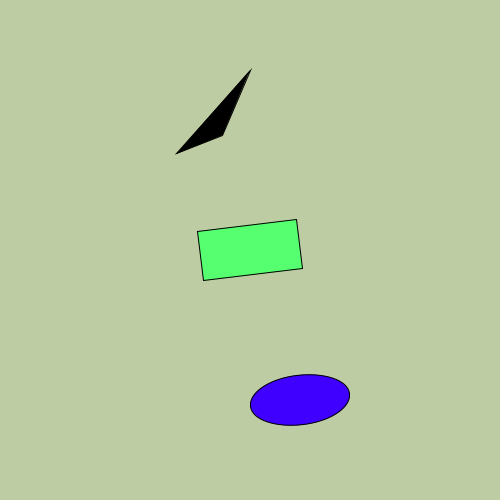
Frame 1 (no input)
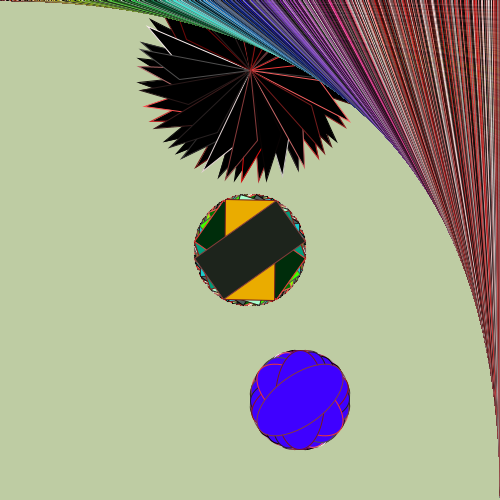
Frame 60 (the mouse pressed at the canvas centre just before this capture)
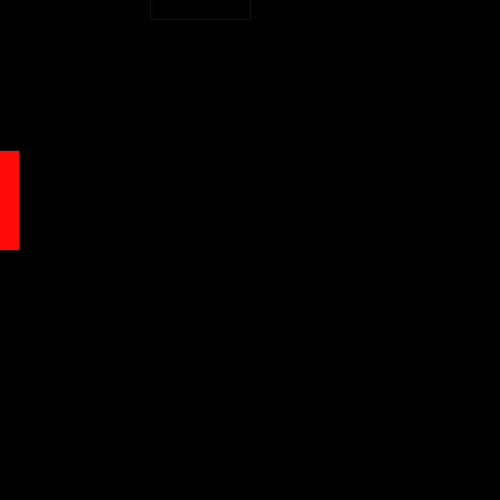
Frame 120 (the mouse held since frame 60 and released just before this capture)

The Processing sketch that drew these frames (run headless with seeded random() and noise(); from frame 60 on, the mouse is pressed at the canvas centre):

// Processing sketch: processing_113303
// ── processing_113303.pde

float angle = 0.5;
float timer = 0;
float ellipseX = 0.0;
void setup()
{
  size(500, 500);
  colorMode(HSB, 360,100,100);
  background(80,20,80);
  frameRate(30);
}
  
void draw()
{
  timer = timer + 0.25;
    
   
  {
  if(timer > 0.5)
   for (int i=0; i< width; i=i +1)
   {
     float percent = i/ (float) width;
     stroke(i, random(100),random(100));
     line (i,0,height,i);
   }
  }
     
   if (timer < 20)
   angle += 0.95; 
      fill(random(200),random(255),random(200));
    rectMode(CENTER);
    pushMatrix();
    translate(250, 250);
    rotate(angle);
    rect(0, 0, 50, 100);
    popMatrix();
    if (timer > 30)
    angle += 0.5; 
   fill(0,0,0);
    
    rectMode(CENTER);
    pushMatrix();
    translate(250, 70);
    rotate(angle+50);
    triangle(0, 0, 50, 100,50,50);
    popMatrix();
     
      if (timer > 50)
      angle += 0.25; 
     fill(255,255,255);
    rectMode(CENTER);
    pushMatrix();
    translate(300, 400);
    rotate(angle);
    ellipse(0, 0, 50, 100);
    popMatrix();
     
  if( timer >20 && timer <45)
  {
  background(0,0,0);
  ellipseX += 5;
  if (ellipseX > width)
  {
    ellipseX = 0;
  }
  float waveSpeed = 50;
  float waveHeight = 200;
  float angle = radians(ellipseX * waveSpeed);
  float ellipseY = sin(angle) * waveHeight;
    
  
  fill(0,random(100),random(255));
  rect(height/3 + ellipseY, ellipseX , 100, 100);
  fill(random(255),50,0);
  rect(ellipseX, height/3 + ellipseY, 100, 100); 
  }
   

}
